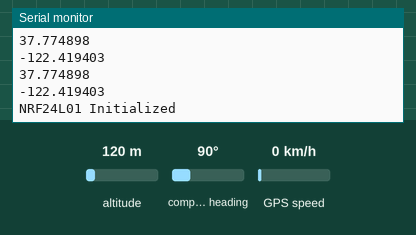
This sketch was run on a simulated Arduino Uno, built with avr-gcc and run on an emulated ATmega328P. On the bench: the last lines printed to the serial monitor. The inputs (shaded band) are chosen by the test bench; at power-on: altitude 120 m, compass heading 90°, GPS speed 0 km/h. The GPS gets a fix after 3 s at 37.7749, -122.4194 with 8 satellites; no radio packets arrive unless stated.

Above: at 5.2 s.
5.3 s: altitude set to 20 m
At 8.05 s:
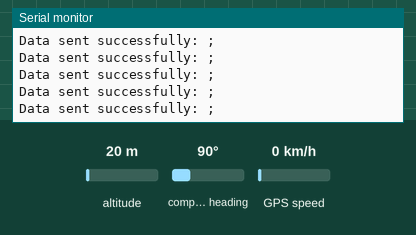
9.5 s: compass heading set to 7°
At 10.3 s:
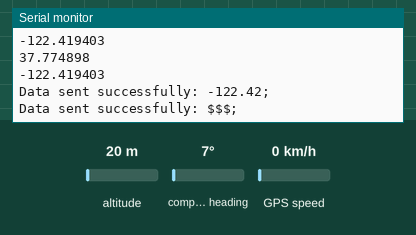
Timing chart, 0 to 12.5 s (numbered marks = the images above; inputs shaded):
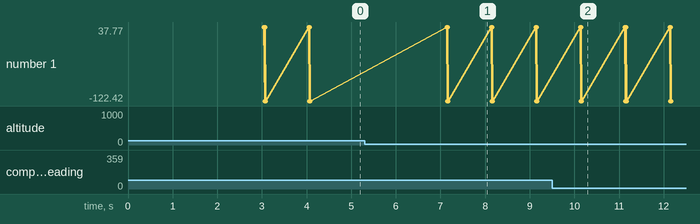

The sketch:

bluetooth.cpp.ino
```cpp
#include <SPI.h>
#include <TinyGPSPlus.h>
#include <RF24.h>
#include <SoftwareSerial.h>

TinyGPSPlus gps;
SoftwareSerial gpsSerial(3, 4); // RX на пин 3, TX на пин 4
RF24 radio(9, 10); // CE, CSN
unsigned long previousMillis = 0;
const long interval = 100; // Интервал в миллисекундах
const uint64_t address = 0xF0F0F0F0E1LL; // Адрес для передачи

// Данные для отправки
String text = "NULL";
String BTText = "NULL";
String CordsX = "NULL";
String CordsY = "NULL";
String DestinationX = "NULL";
String DestinationY = "NULL";
String Customer_FullName = "NULL";
String Weight = "NULL";
String Price = "NULL";
String Comments = "NULL";
String Address = "NULL";

int sendState = 0; // Текущее состояние отправки
bool success = false;

void setup() {
  Serial.begin(9600);
  gpsSerial.begin(9600);

  radio.begin(); // Инициализация модуля
  radio.openWritingPipe(address); // Настройка канала для отправки
  radio.setPALevel(RF24_PA_MAX); // Установите уровень мощности
  radio.setDataRate(RF24_250KBPS);
  radio.setRetries(3, 5); // 3 попытки отправки, интервал 5*250мкс
  radio.setCRCLength(RF24_CRC_16); // 16-битный CRC
  radio.setPayloadSize(32);
  radio.setChannel(33); // Настройка канала
  Serial.println("NRF24L01 Initialized");
}

void parseMessage(String text, String parts[], int &partCount) {
  int startIndex = 0;
  int semicolonIndex = 0;
  partCount = 0;

  while ((semicolonIndex = text.indexOf(';', startIndex)) != -1) {
    parts[partCount++] = text.substring(startIndex, semicolonIndex);
    startIndex = semicolonIndex + 1; // Переходим к следующей части
  }

  if (startIndex < text.length()) {
    parts[partCount++] = text.substring(startIndex); // Добавляем последнюю часть
  }
}

void loop() {
  // Обработка входящих данных Bluetooth
  if (Serial.available()) {
    String checker = Serial.readString();
    if ((int)checker[checker.length() - 1] != 10 && (int)checker[checker.length() - 2] != 13) {
      BTText = checker;
      const int maxParts = 10; // Максимальное количество частей
      String parts[maxParts];
      int partCount = 0;
      parseMessage(BTText, parts, partCount);
      DestinationX = parts[0];
      DestinationY = parts[1];
      Address = parts[2];
      Customer_FullName = parts[3];
      Weight = parts[4];
      Price = parts[5];
      Comments = parts[6];
      Serial.println(BTText);
    }
  }

  // Обработка данных GPS
  if (gpsSerial.available()) {
    gps.encode(gpsSerial.read());
  }
  if (gps.location.isUpdated()) {
    Serial.println(gps.location.lat(), 6);
    Serial.println(gps.location.lng(), 6);
    CordsX = String(gps.location.lat());
    CordsY = String(gps.location.lng());
  }

  // Отправка данных с интервалом
  unsigned long currentMillis = millis();
  if (currentMillis - previousMillis >= interval) {
    previousMillis = currentMillis;
    sendDataStep();
  }
}

void sendDataStep() {
  switch (sendState) {
    case 0:
      text = "!" + CordsX + ";";
      break;
    case 1:
      text = CordsY + ";";
      break;
    case 2:
      text = DestinationX + ";";
      break;
    case 3:
      text = DestinationY + ";";
      break;
    case 4:
      text = Address + ";";
      break;
    case 5:
      text = Customer_FullName + ";";
      break;
    case 6:
      text = Weight + ";";
      break;
    case 7:
      text = Price + ";";
      break;
    case 8:
      text = Comments + ";";
      break;
    default:
      sendState = 0;
      return; // Все данные отправлены
  }

  success = radio.write(text.c_str(), text.length());
  if (success) {
    Serial.println("Data sent successfully: " + text);
  } else {
    Serial.println("Failed to send data: " + text);
  }

  sendState++; // Переход к следующему состоянию
}
```

Measured:
- plotted number 1: -122.42 → -122.41 after the input at 9.5 s
